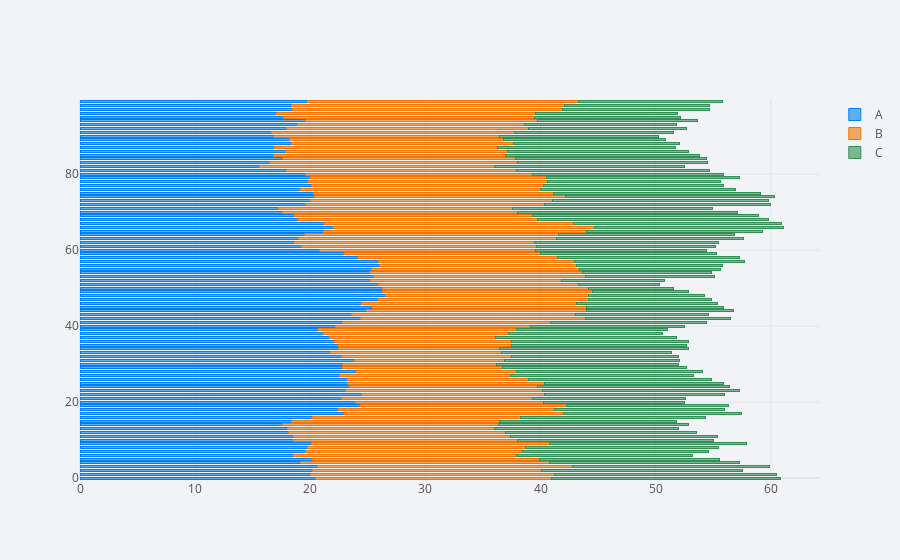

This figure's notebook cell:
### Code cell
df.iplot(kind = 'barh', barmode='stack', bargap=0.5)
